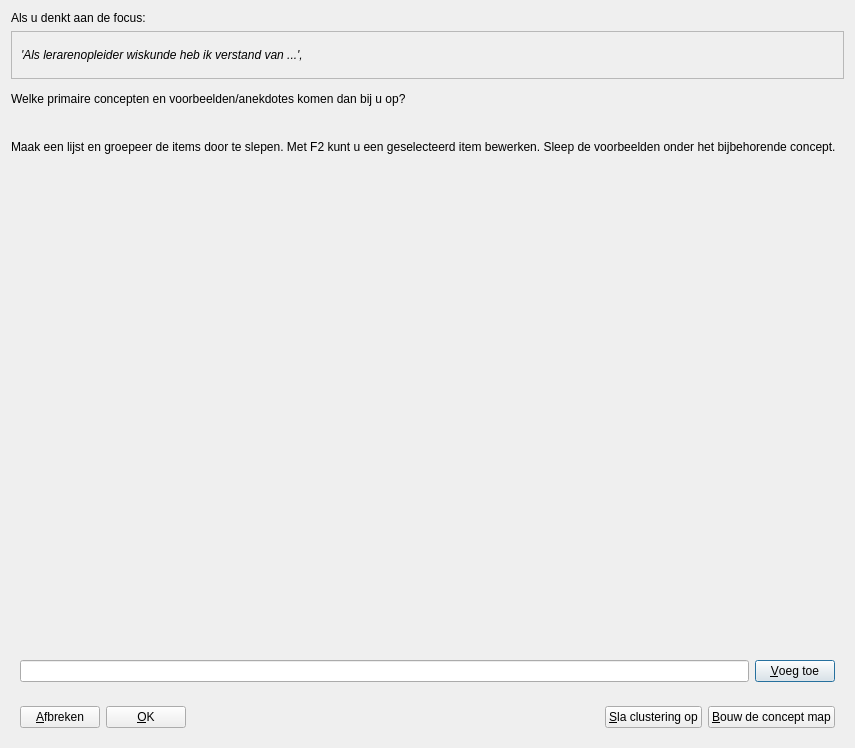
<?xml version="1.0" encoding="UTF-8"?>
<ui version="4.0">
 <class>QtClusterDialog</class>
 <widget class="QDialog" name="QtClusterDialog">
  <property name="geometry">
   <rect>
    <x>0</x>
    <y>0</y>
    <width>855</width>
    <height>748</height>
   </rect>
  </property>
  <property name="windowTitle">
   <string>Associeer- en cluster-scherm</string>
  </property>
  <property name="windowIcon">
   <iconset resource="BrainWeaver.qrc">
    <normaloff>:/BrainWeaver/pics/Arrow14x14.png</normaloff>:/BrainWeaver/pics/Arrow14x14.png</iconset>
  </property>
  <layout class="QVBoxLayout" name="verticalLayout">
   <item>
    <widget class="QLabel" name="label_text_top">
     <property name="sizePolicy">
      <sizepolicy hsizetype="Preferred" vsizetype="Maximum">
       <horstretch>0</horstretch>
       <verstretch>0</verstretch>
      </sizepolicy>
     </property>
     <property name="text">
      <string>Als u denkt aan de focus:</string>
     </property>
    </widget>
   </item>
   <item>
    <widget class="QFrame" name="frame">
     <property name="sizePolicy">
      <sizepolicy hsizetype="Preferred" vsizetype="Maximum">
       <horstretch>0</horstretch>
       <verstretch>0</verstretch>
      </sizepolicy>
     </property>
     <property name="frameShape">
      <enum>QFrame::StyledPanel</enum>
     </property>
     <property name="frameShadow">
      <enum>QFrame::Raised</enum>
     </property>
     <layout class="QVBoxLayout" name="verticalLayout_2">
      <item>
       <widget class="QLabel" name="label_question">
        <property name="sizePolicy">
         <sizepolicy hsizetype="Preferred" vsizetype="Maximum">
          <horstretch>0</horstretch>
          <verstretch>0</verstretch>
         </sizepolicy>
        </property>
        <property name="font">
         <font>
          <weight>50</weight>
          <italic>true</italic>
          <bold>false</bold>
         </font>
        </property>
        <property name="frameShape">
         <enum>QFrame::NoFrame</enum>
        </property>
        <property name="frameShadow">
         <enum>QFrame::Plain</enum>
        </property>
        <property name="text">
         <string>'Als lerarenopleider wiskunde heb ik verstand van ...',</string>
        </property>
        <property name="wordWrap">
         <bool>true</bool>
        </property>
       </widget>
      </item>
     </layout>
    </widget>
   </item>
   <item>
    <widget class="QLabel" name="label_text_middle">
     <property name="sizePolicy">
      <sizepolicy hsizetype="Preferred" vsizetype="Maximum">
       <horstretch>0</horstretch>
       <verstretch>0</verstretch>
      </sizepolicy>
     </property>
     <property name="text">
      <string>Welke primaire concepten en voorbeelden/anekdotes komen dan bij u op? </string>
     </property>
     <property name="wordWrap">
      <bool>true</bool>
     </property>
    </widget>
   </item>
   <item>
    <widget class="QLabel" name="label_text_bottom">
     <property name="sizePolicy">
      <sizepolicy hsizetype="Preferred" vsizetype="Maximum">
       <horstretch>0</horstretch>
       <verstretch>0</verstretch>
      </sizepolicy>
     </property>
     <property name="text">
      <string>Maak een lijst en groepeer de items door te slepen. Met F2 kunt u een geselecteerd item bewerken. Sleep de voorbeelden onder het bijbehorende concept.</string>
     </property>
     <property name="wordWrap">
      <bool>true</bool>
     </property>
    </widget>
   </item>
   <item>
    <widget class="QWidget" name="widget_tree" native="true">
     <property name="sizePolicy">
      <sizepolicy hsizetype="Preferred" vsizetype="Minimum">
       <horstretch>0</horstretch>
       <verstretch>0</verstretch>
      </sizepolicy>
     </property>
    </widget>
   </item>
   <item>
    <widget class="QWidget" name="widget_add" native="true">
     <property name="sizePolicy">
      <sizepolicy hsizetype="Preferred" vsizetype="Maximum">
       <horstretch>0</horstretch>
       <verstretch>0</verstretch>
      </sizepolicy>
     </property>
     <layout class="QHBoxLayout" name="horizontalLayout_2">
      <item>
       <widget class="QLineEdit" name="edit">
        <property name="text">
         <string/>
        </property>
       </widget>
      </item>
      <item>
       <widget class="QPushButton" name="button_add">
        <property name="text">
         <string>&amp;Voeg toe</string>
        </property>
       </widget>
      </item>
     </layout>
    </widget>
   </item>
   <item>
    <widget class="QWidget" name="widget_bottom" native="true">
     <property name="sizePolicy">
      <sizepolicy hsizetype="Preferred" vsizetype="Maximum">
       <horstretch>0</horstretch>
       <verstretch>0</verstretch>
      </sizepolicy>
     </property>
     <layout class="QHBoxLayout" name="horizontalLayout">
      <item>
       <widget class="QPushButton" name="button_cancel">
        <property name="toolTip">
         <string>Dit scherm sluiten met verlies van gedane wijzigingen</string>
        </property>
        <property name="text">
         <string>&amp;Afbreken</string>
        </property>
       </widget>
      </item>
      <item>
       <widget class="QPushButton" name="button_ok">
        <property name="toolTip">
         <string>Dit scherm sluiten met behoud van gedane wijzigingen</string>
        </property>
        <property name="text">
         <string>&amp;OK</string>
        </property>
       </widget>
      </item>
      <item>
       <spacer name="horizontalSpacer">
        <property name="orientation">
         <enum>Qt::Horizontal</enum>
        </property>
        <property name="sizeHint" stdset="0">
         <size>
          <width>40</width>
          <height>20</height>
         </size>
        </property>
       </spacer>
      </item>
      <item>
       <widget class="QPushButton" name="button_save">
        <property name="text">
         <string>&amp;Sla clustering op</string>
        </property>
       </widget>
      </item>
      <item>
       <widget class="QPushButton" name="button_next">
        <property name="text">
         <string>&amp;Bouw de concept map</string>
        </property>
       </widget>
      </item>
     </layout>
    </widget>
   </item>
  </layout>
 </widget>
 <resources>
  <include location="BrainWeaver.qrc"/>
 </resources>
 <connections/>
</ui>
